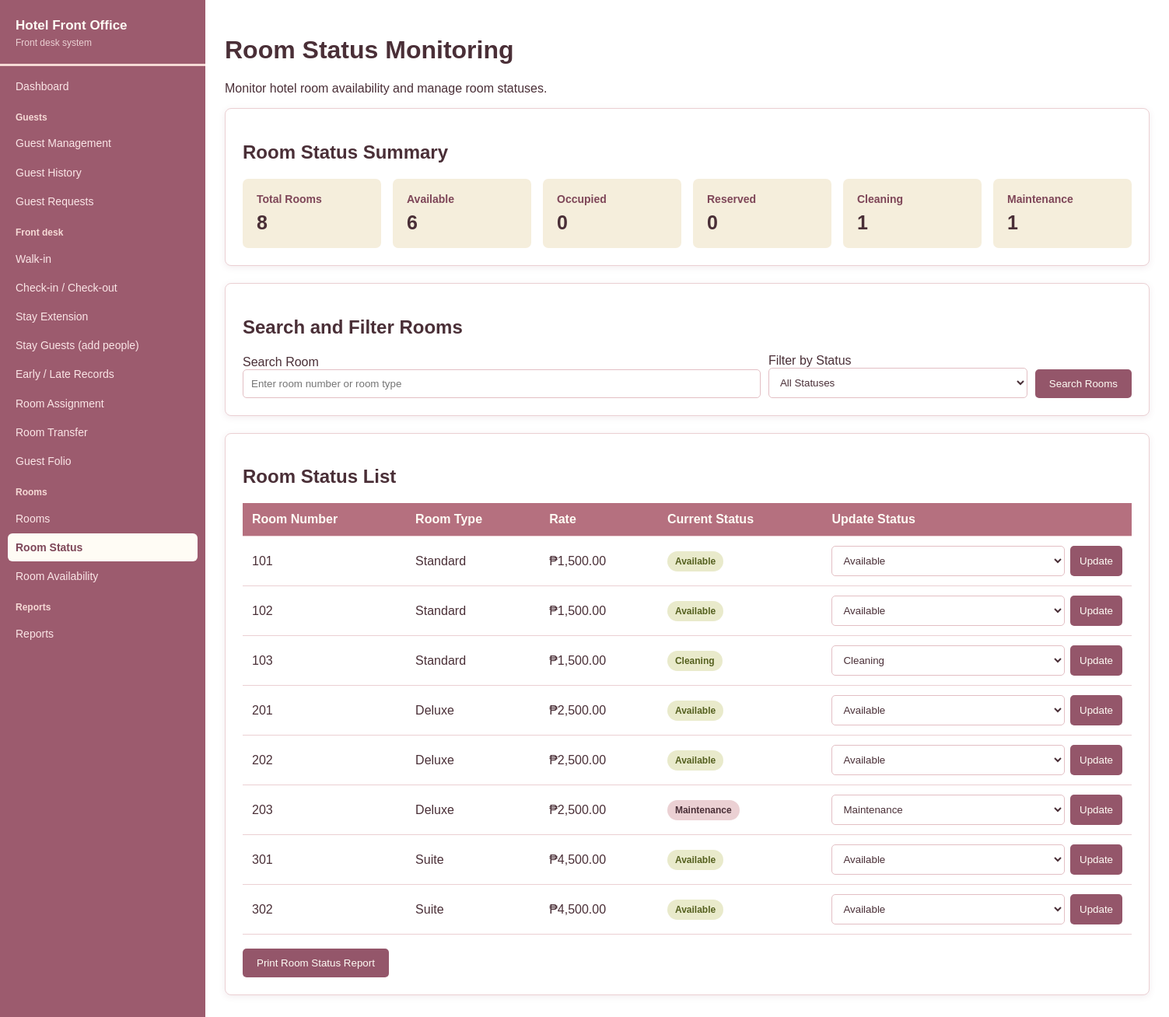
The app's page /room_status/index.php with its own data.
### tables this page shows
CREATE TABLE rooms (
    room_id      INT UNSIGNED NOT NULL AUTO_INCREMENT,
    room_number  VARCHAR(20)  NOT NULL,
    room_type    ENUM('Standard','Deluxe','Suite') NOT NULL DEFAULT 'Standard',
    rate         DECIMAL(10,2) NOT NULL DEFAULT 0.00,
    room_status  ENUM('Available','Occupied','Maintenance','Reserved','Cleaning')
                 NOT NULL DEFAULT 'Available',
    PRIMARY KEY (room_id),
    UNIQUE KEY uq_rooms_number (room_number),
    KEY idx_rooms_status (room_status)
);

### room_status/index.php (the view, shortened to what this page needs)
<?php
include "../config/database.php";
$search = trim($_GET["search"] ?? "");
$statusFilter = $_GET["status"] ?? "";
$allowed_filters = [
    "Available",
    "Occupied",
    "Reserved",
    "Cleaning",
    "Maintenance"
];
if (!in_array($statusFilter, $allowed_filters, true)) {
    $statusFilter = "";
}
$summary = $conn->query(
    "SELECT
        COUNT(*) AS total_rooms,
        SUM(room_status = 'Available') AS available_rooms,
        SUM(room_status = 'Occupied') AS occupied_rooms,
        SUM(room_status = 'Reserved') AS reserved_rooms,
        SUM(room_status = 'Cleaning') AS cleaning_rooms,
        SUM(room_status = 'Maintenance') AS maintenance_rooms
     FROM rooms"
);
$counts = $summary->fetch_assoc();
$sql = "
    SELECT room_id, room_number, room_type, rate, room_status
    FROM rooms
    WHERE (
        room_number LIKE ?
        OR room_type LIKE ?
    )
";
$searchTerm = "%" . $search . "%";
$sql .= " ORDER BY room_number ASC";
$stmt = $conn->prepare($sql);
if ($statusFilter !== "") {
    $stmt->bind_param("sss", $searchTerm, $searchTerm, $statusFilter);
} else {
    $stmt->bind_param("ss", $searchTerm, $searchTerm);
}
$stmt->execute();
$rooms = $stmt->get_result();
?>
<!DOCTYPE html>
<html lang="en">
<head>
</head>
<body>
<?php include __DIR__ . '/../includes/sidebar.php'; ?>
<div class="container">
    <h1>Room Status Monitoring</h1>
    <p>
        Monitor hotel room availability and manage room statuses.
    </p>
    <div class="card">
        <h2>Room Status Summary</h2>
        <div class="summary">
            <div class="summary-box">
                <h3>Total Rooms</h3>
                <p><?php echo $counts["total_rooms"] ?? 0; ?></p>
            </div>
            <div class="summary-box">
                <h3>Available</h3>
                <p><?php echo $counts["available_rooms"] ?? 0; ?></p>
            </div>
            <div class="summary-box">
                <h3>Occupied</h3>
                <p><?php echo $counts["occupied_rooms"] ?? 0; ?></p>
            </div>
            <div class="summary-box">
                <h3>Reserved</h3>
                <p><?php echo $counts["reserved_rooms"] ?? 0; ?></p>
            </div>
            <div class="summary-box">
                <h3>Cleaning</h3>
                <p><?php echo $counts["cleaning_rooms"] ?? 0; ?></p>
            </div>
            <div class="summary-box">
                <h3>Maintenance</h3>
                <p><?php echo $counts["maintenance_rooms"] ?? 0; ?></p>
            </div>
        </div>
    </div>
    <div class="card no-print">
        <h2>Search and Filter Rooms</h2>
        <form method="GET">
            <div class="filters">
                <div>
                    <label>Search Room</label>
                    <input
                        type="text"
                        name="search"
                        placeholder="Enter room number or room type"
                        value="<?php echo htmlspecialchars($search); ?>"
                    >
                </div>
                <div>
                    <label>Filter by Status</label>
                    <select name="status">
                        <option value="">All Statuses</option>
                    </select>
                </div>
                <div>
                    <button type="submit">Search Rooms</button>
                </div>
            </div>
        </form>
    </div>
    <div class="card">
        <h2>Room Status List</h2>
        <table>
            <thead>
                <tr>
                    <th>Room Number</th>
                    <th>Room Type</th>
                    <th>Rate</th>
                    <th>Current Status</th>
                    <th class="no-print">Update Status</th>
                </tr>
            </thead>
            <tbody>
            <?php if ($rooms && $rooms->num_rows > 0): ?>
                <?php while ($room = $rooms->fetch_assoc()): ?>
                    <tr>
                        <td>
                            <?php echo htmlspecialchars($room["room_number"]); ?>
                        </td>
                        <td>
                            <?php echo htmlspecialchars($room["room_type"]); ?>
                        </td>
                        <td>
                            ₱<?php echo number_format($room["rate"], 2); ?>
                        </td>
                        <td>
                            <span class="status <?php
                                echo strtolower($room["room_status"]);
                            ?>">
                                <?php echo htmlspecialchars($room["room_status"]); ?>
                            </span>
                        </td>
                        <td class="no-print">
                            <form method="POST" class="update-form">
                                <select name="room_status" required>
                                    <?php foreach ($allowed_filters as $status): ?>
                                        <option
                                            value="<?php echo $status; ?>"
                                            <?php echo ($room["room_status"] === $status) ? "selected" : ""; ?>
                                        >
                                            <?php echo $status; ?>
                                        </option>
                                    <?php endforeach; ?>
                                </select>
                                <button type="submit" name="update_status">
                                    Update
                                </button>
                            </form>
                        </td>
                    </tr>
                <?php endwhile; ?>
            <?php else: ?>
                <tr>
                    <td colspan="5">No rooms found.</td>
                </tr>
            <?php endif; ?>
            </tbody>
        </table>
        <br>
        <button class="no-print" onclick="window.print()">
            Print Room Status Report
        </button>
    </div>
</div>
</body>
</html>

### room_status/index.php (style rules this page uses)
body { font-family: Arial, sans-serif; background: #FFFFFF; margin: 0; padding: 25px; }
.container { max-width: 1200px; margin: auto; }
h1 { color: #4A2F37; }
.card { background: #FFFFFF; border: 1px solid #EBD0D3; padding: 22px; border-radius: 8px; margin-bottom: 22px; box-shadow: 0 2px 8px rgba(126,70,88,0.10); }
.summary { display: grid; grid-template-columns: repeat(auto-fit, minmax(150px, 1fr)); gap: 15px; }
.summary-box { background: #F5EEDC; padding: 18px; border-radius: 7px; }
.summary-box h3 { font-size: 14px; color: #7E4658; margin: 0 0 8px; }
.summary-box p { font-size: 25px; font-weight: bold; margin: 0; }
.filters { display: grid; grid-template-columns: 2fr 1fr auto; gap: 10px; align-items: end; }
input, select, button { padding: 10px; border: 1px solid #E3BFC4; border-radius: 5px; box-sizing: border-box; }
input, select { width: 100%; }
button { background: #94566A; color: #FFFCF5; border: none; cursor: pointer; padding: 11px 18px; }
table { width: 100%; border-collapse: collapse; margin-top: 15px; }
th, td { padding: 12px; border-bottom: 1px solid #EBD0D3; text-align: left; }
th { background: #B5707F; color: #FFFCF5; }
.status { display: inline-block; padding: 6px 10px; border-radius: 15px; font-size: 12px; font-weight: bold; }
.available { background: #E9EACB; color: #55601F; }
.cleaning { background: #E9EACB; color: #55601F; }
.maintenance { background: #EBD0D3; color: #4A2F37; }
.update-form { display: flex; gap: 7px; min-width: 230px; }
.update-form select { min-width: 120px; }
.update-form button { padding: 9px 12px; }
body { color: #4A2F37; }
input, select, textarea { background-color: #FFFFFF; color: #4A2F37; }

### includes/sidebar.php (style rules this page uses)
@media (min-width: 901px) { body { margin-left: 264px !important; } }

### records on screen
rooms: room_number "101", room_type "Standard", rate "1,500.00", room_status "Available"
rooms: room_number "102", room_type "Standard", rate "1,500.00", room_status "Available"
rooms: room_number "103", room_type "Standard", rate "1,500.00", room_status "Cleaning"
rooms: room_number "201", room_type "Deluxe", rate "2,500.00", room_status "Available"
rooms: room_number "202", room_type "Deluxe", rate "2,500.00", room_status "Available"
rooms: room_number "203", room_type "Deluxe", rate "2,500.00", room_status "Maintenance"
rooms: room_number "301", room_type "Suite", rate "4,500.00", room_status "Available"
rooms: room_number "302", room_type "Suite", rate "4,500.00", room_status "Available"

### other values on screen
$hfoEsc($hfoGroupName) "Guests"
$hfoEsc($hfoLabel) "Guest Management"
$hfoEsc($hfoLabel) "Guest History"
$hfoEsc($hfoLabel) "Guest Requests"
$hfoEsc($hfoGroupName) "Front desk"
$hfoEsc($hfoLabel) "Walk-in"
$hfoEsc($hfoLabel) "Check-in / Check-out"
$hfoEsc($hfoLabel) "Stay Extension"
$hfoEsc($hfoLabel) "Stay Guests (add people)"
$hfoEsc($hfoLabel) "Early / Late Records"
$hfoEsc($hfoLabel) "Room Assignment"
$hfoEsc($hfoLabel) "Room Transfer"
$hfoEsc($hfoLabel) "Guest Folio"
$hfoEsc($hfoGroupName) "Rooms"
$hfoEsc($hfoLabel) "Rooms"
